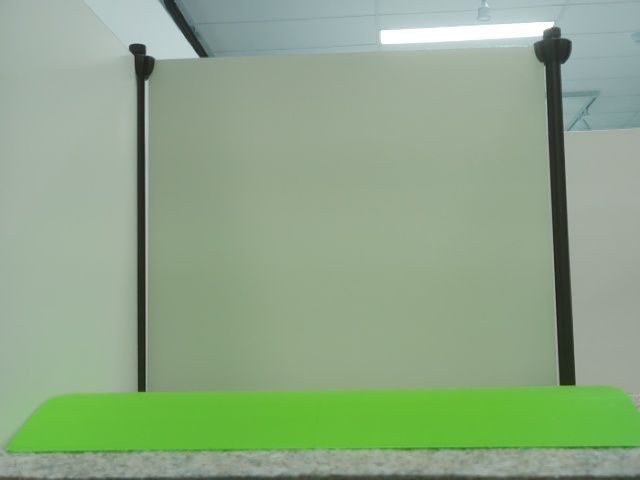
#> input picture vision/reference_images/victim/negative/victim_marker_negative_01.jpg, 640 x 480 px
$ python wall_vision_test.py --image ../vision/reference_images/victim/negative/victim_marker_negative_01.jpg
#> lines starting #> are read from the running program, lines starting #| are printed output that depends on the picture; after the words box and inside, x2 and y2 are one past the last pixel; in counts of white or black regions, pixels touching at a corner belong together
### Robot_Code/wallvision.py
"""Wall detection from the camera -- the sonars' complement.

The sonars read one number each, close up, and miss anything that isn't square-on or
soft. The camera is the opposite: it can't see a wall's base nearer than the bottom
row of the frame allows (about 27 cm for a level camera 10 cm up with a 41 deg
vertical field), but it sees the whole corridor beyond that in one frame, 20 times a
second -- both walls at once, their distance, and which way the robot is pointing
against them.

HOW: the walls are neutral white panels, the floor is warm beige carpet -- so the test
is saturation (carpet ~35, walls ~7-25), not brightness, which shadow ruins. In each
image column the lowest wall-coloured run is the wall/floor boundary. That row is on the floor, so with the camera
height and tilt it fixes a ground point (forward Z, right X) exactly -- the same
geometry the victim ranging uses. Then:

  * FRONT: the boundary in the middle columns is the wall ahead. If the wall is
    closer than the bottom row can see, those columns are bright to the bottom edge
    and front_close is set instead of a distance.
  * SIDES: the boundary points on each half of the image all lie on that side wall,
    so a line fit X = a + b*Z gives its distance (a) and its angle to the robot's
    heading (b) -- from one frame, with no motion needed. Points from a front wall in
    the same half are thrown out by the line fit (RANSAC).

Pure numpy + OpenCV, no hardware, so it runs on a laptop. Everything that depends on
the real maze (floor and wall colours, shadows at the wall foot) is a constant below
-- tune with `python3 wall_vision_test.py` on the actual field.
"""

import math
import time
from dataclasses import dataclass
from typing import Optional

import cv2
import numpy as np

# --- appearance: TUNE on the real maze ----------------------------------------
# Measured on a photo from the real maze (white panels, beige carpet, uneven light):
#     carpet   V 117-148   S 31-38      walls (lit or shaded)   V 140-189   S 7-19
# Brightness can't separate them -- a shaded wall (V~144) is as dark as the carpet --
# but saturation can: the carpet is warm, the walls are neutral. So the test is mostly
# "not colourful", with V_MIN only there to throw out the black posts and the gaps.
WALL_V_MIN = 90             # at least this bright (HSV value, 0-255): drops the posts
WALL_S_MAX = 28             # ...and at most this colourful (HSV saturation, 0-255).
                            # Carpet reads ~33-40, a warm-lit wall ~25. If carpet leaks
                            # into the mask lower this; if walls drop out raise it.
MIN_RUN_PX = 4              # a wall is this many bright rows in a row (kills specks)
BOTTOM_TALL = 0.85          # a bright patch touching the bottom of the frame is only a
                            # wall if it's this much of the way up to the horizon: a wall
                            # that close fills the frame, glare or the robot's own chassis
                            # doesn't. (A bright floor patch / chassis = a phantom wall.)
POST_GAP_PX = 5             # dark posts every panel cut the wall into strips; gaps
                            # this narrow (at WORK_WIDTH) are bridged
WORK_WIDTH = 160            # frames are shrunk to this wide first: plenty for the
                            # geometry, and keeps it to a few ms on the Pi

# --- what the numbers mean -----------------------------------------------------
MAX_RANGE_M = 1.0           # boundary points further than this are too coarse to use
FRONT_HALF_DEG = 12.0       # middle columns that count as "straight ahead"
FRONT_CLOSE_FRACTION = 0.6  # of those, this many bright to the bottom = wall is close
FRONT_MIN_FRACTION = 0.25   # ...or this many with a boundary, to trust a distance
                            # (posts and shadows knock holes in a wall's boundary)
SIDE_MIN_DEG = 6.0          # side fits use columns at least this far off the nose
SIDE_INLIER_M = 0.015       # a boundary point this near the fitted line is on the wall
SIDE_MIN_POINTS = 6
SIDE_MIN_SPREAD_M = 0.06    # ...spread over at least this much forward distance
SIDE_MAX_SLOPE = 0.45       # a wall more than ~24 deg off the heading isn't "alongside"
SIDE_MAX_DIST_M = 0.25      # a "side wall" further out than this is the NEXT corridor's:
                            # half a cell is 14 cm, so 25 leaves room to be well off centre
YAW_AGREE_RAD = 0.10        # the two side walls' angles must agree to within ~6 deg
FRONT_LINE_DEG = 22.0       # columns this far off the nose can be on the wall ahead
FRONT_LINE_MIN_POINTS = 8   # a front wall's angle needs this many boundary points...
FRONT_LINE_MIN_SPREAD_M = 0.10   # ...spread this far sideways


@dataclass
class WallView:
    """What one frame says about the walls. None means "no wall found", which is not
    the same as "open" -- the camera only ever vouches for walls it sees."""
    t: float                         # time.monotonic() of the frame
    front_close: bool                # wall ahead closer than the camera can range
    front_m: Optional[float]         # ground distance, camera to wall ahead
    left_m: Optional[float]          # perpendicular distance, camera to left wall
    right_m: Optional[float]
    left_slope: Optional[float]      # d(distance)/d(forward): + = wall falling away
    right_slope: Optional[float]
    columns: int = 0                 # columns with a usable boundary (debug)
    # How far the robot is turned from the walls, rad, + = turned LEFT of them. From
    # the side walls' slopes, else the line of the wall ahead; None if neither is
    # seen well enough. Walls are on the maze grid, so this is the robot's heading
    # error against the grid, measured -- not integrated from the encoders.
    yaw_rad: Optional[float] = None
    yaw_src: Optional[str] = None    # "walls", "wall" (one side) or "front"

    def age(self, now=None):
        return (time.monotonic() if now is None else now) - self.t


class WallCamera:
    """Turns a BGR frame into a WallView."""

    def __init__(self, height_m, tilt_deg, hfov_deg, vfov_deg, width=WORK_WIDTH):
#> in main, frame is the input picture: shape (480, 640, 3); mean B, G, R 135.8, 167.2, 142.6
        self.h = height_m
        self.tilt = math.radians(tilt_deg)
        self.hfov, self.vfov = hfov_deg, vfov_deg
        self.width = width
        self._rng = np.random.default_rng(0)
        self._kernel = np.ones((MIN_RUN_PX, 1), np.uint8)
        self._open = np.ones((3, 3), np.uint8)
        self._bridge = np.ones((1, POST_GAP_PX), np.uint8)
        self._geom = None            # (W, H) the cached ray table was built for
        # for the debug overlay: boundary points in full-frame pixels
        self.last_boundary = None

    # -- geometry --------------------------------------------------------------
    def _rays(self, W, H):
        """Per-column ray terms, cached: lateral slope dx, and for any boundary row v
        the down/forward components follow from dy."""
        if self._geom != (W, H):
            fx = (W / 2.0) / math.tan(math.radians(self.hfov) / 2.0)
            fy = (H / 2.0) / math.tan(math.radians(self.vfov) / 2.0)
            self.fx, self.fy = fx, fy
            self.dx = (np.arange(W) + 0.5 - W / 2.0) / fx
            self._geom = (W, H)
        return self.dx

    def ground_point(self, dx, v, H):
        """Ground (forward Z, right X) for pixel column slope `dx` and pixel-edge row
        `v`, plus whether the ray actually reaches the floor."""
        dy = (np.asarray(v, dtype=float) - H / 2.0) / self.fy
        c, s = math.cos(self.tilt), math.sin(self.tilt)
        down = dy * c + s                       # camera looks down by `tilt`
        fwd = c - dy * s
        ok = down > 1e-3
        t = np.where(ok, self.h / np.where(ok, down, 1.0), 0.0)
        return t * fwd, t * dx, ok

    # -- the one call ----------------------------------------------------------
    def look(self, frame):
        h0, w0 = frame.shape[:2]
        W = self.width
        H = max(8, int(round(h0 * W / w0)))
        small = cv2.resize(frame, (W, H), interpolation=cv2.INTER_AREA)
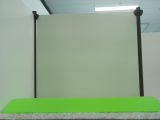
#> small: shape (120, 160, 3); mean B, G, R 135.8, 167.2, 142.6
        hsv = cv2.cvtColor(small, cv2.COLOR_BGR2HSV)
#> hsv: shape (120, 160, 3); mean H, S, V 57.1, 50.5, 167.2
        mask = ((hsv[:, :, 2] >= WALL_V_MIN) & (hsv[:, :, 1] <= WALL_S_MAX))
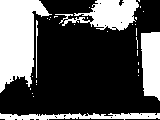
#> mask: shape (120, 160) bool; 32.8% white; 31 white regions (26 under 20 px), largest, box (x1, y1, x2, y2) and area: (0, 0, 52, 93) 2913, (55, 0, 139, 31) 1330, (141, 32, 160, 101) 1138, (0, 113, 160, 120) 786, (36, 20, 38, 78) 70
        mask = cv2.morphologyEx(mask.astype(np.uint8), cv2.MORPH_OPEN, self._open)
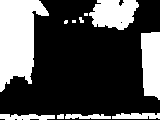
#> mask: shape (120, 160); values 0 (black) and 1 (white), 30.8% white; 11 white regions (3 under 20 px), largest, box (x1, y1, x2, y2) and area: (0, 0, 49, 92) 2883, (141, 32, 160, 100) 1135, (89, 0, 139, 30) 1107
        mask = cv2.morphologyEx(mask, cv2.MORPH_CLOSE, self._bridge)   # across the posts
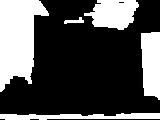
#> mask: shape (120, 160); values 0 (black) and 1 (white), 31.5% white; 5 white regions, box (x1, y1, x2, y2) and area: (0, 0, 49, 92) 2900, (84, 0, 139, 30) 1147, (141, 32, 160, 100) 1135, (0, 113, 160, 120) 787, (64, 17, 84, 24) 71
        mask = self._drop_bottom_patches(mask)
        # run[y, x] true when the MIN_RUN_PX rows ending at y are all wall
        run = cv2.erode(mask, self._kernel, anchor=(0, MIN_RUN_PX - 1)) > 0

        dx = self._rays(W, H)
        has_wall = run.any(axis=0)
        last = H - 1 - np.argmax(run[::-1, :], axis=0)   # lowest wall row per column
        reaches_bottom = run[H - 1, :]
        v_edge = last + 1.0                              # floor starts below that row
        Z, X, on_floor = self.ground_point(dx, v_edge, H)
        usable = has_wall & ~reaches_bottom & on_floor & (Z <= MAX_RANGE_M) & (Z > 0)

        bearing = np.degrees(np.arctan(dx))
        # ---- front ----
        centre = np.abs(bearing) <= FRONT_HALF_DEG
        n_centre = max(1, int(centre.sum()))
        close = bool((reaches_bottom & centre).sum() / n_centre >= FRONT_CLOSE_FRACTION)
        # ---- sides ----
        left = self._side(Z, -X, usable & (bearing <= -SIDE_MIN_DEG))
        right = self._side(Z, X, usable & (bearing >= SIDE_MIN_DEG))

        # ---- front distance, from the middle columns -- but not the far ends of the
        # side walls, which converge into them down a long corridor ----
        front = None
        if not close:
            ahead = usable & centre
            for side in (left, right):
                if side:
                    ahead[side[2]] = False
            z = Z[ahead]
            if len(z) / n_centre >= FRONT_MIN_FRACTION:
                front = float(np.median(z))

        yaw, src = self._yaw(left, right, Z, X, usable, bearing)

        sx = (np.arange(W) + 0.5) * (w0 / W)
        self.last_boundary = (sx[usable], v_edge[usable] * (h0 / H))
        return WallView(time.monotonic(), close, front,
                        left[0] if left else None, right[0] if right else None,
                        left[1] if left else None, right[1] if right else None,
                        int(usable.sum()), yaw, src)

    @staticmethod
    def _drop_bottom_patches(mask):
        """Clear bright runs rising from the bottom edge that stop short of the horizon.

        A wall within ~21 cm of the lens fills the frame from the bottom edge to the top,
        so its bright run reaches the horizon (the middle row, level camera). Anything that
        starts at the bottom edge and ends before that isn't a wall: it's glare on the
        floor, or part of the robot. Left in, it reads as "a wall right in front" and the
        nav marks a phantom.
        """
        H = mask.shape[0]
        horizon = H // 2
        dark_from_bottom = mask[::-1, :] == 0
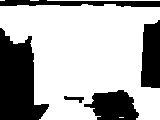
#> dark_from_bottom: shape (120, 160) bool; 68.5% white; 5 black regions, box (x1, y1, x2, y2) and area: (0, 28, 49, 120) 2900, (84, 90, 139, 120) 1147, (141, 20, 160, 88) 1135, (0, 0, 160, 7) 787, (64, 96, 84, 103) 71
        run = np.where(dark_from_bottom.any(axis=0), np.argmax(dark_from_bottom, axis=0), H)
#> run = 160 values, max 6 at index 5, min 0 at index 0, mean 1.11
        patch = (run > 0) & (run < BOTTOM_TALL * (H - horizon))
        if patch.any():
            rows = np.arange(H)[:, None]
            mask = mask.copy()
            mask[(rows >= (H - run)[None, :]) & patch[None, :]] = 0
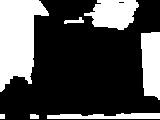
#> mask: shape (120, 160); values 0 (black) and 1 (white), 30.5% white; 7 white regions, largest, box (x1, y1, x2, y2) and area: (0, 0, 49, 92) 2900, (84, 0, 139, 30) 1147, (141, 32, 160, 100) 1135
        return mask

    def _yaw(self, left, right, Z, X, usable, bearing):
        """Robot yaw against the walls: from the side walls if seen, else the wall ahead.

        A side wall's distance changes along it by slope b: turned left, the left wall
        closes in ahead (b < 0) and the right falls away (b > 0). So yaw = -atan(b_left)
        = +atan(b_right). Two walls that disagree mean something's wrong -- say nothing.
        """
        yaws = []
        if left:
            yaws.append(-math.atan(left[1]))
        if right:
            yaws.append(math.atan(right[1]))
        if len(yaws) == 2:
            if abs(yaws[0] - yaws[1]) <= YAW_AGREE_RAD:
                return float(sum(yaws) / 2.0), "walls"
        elif len(yaws) == 1:
            return float(yaws[0]), "wall"
        if len(yaws) == 2:
            return None, None
        # no side walls: the line of the wall ahead. Turned left, the wall's right-hand
        # end is nearer: Z = z0 + m*X  with  yaw = -atan(m).
        sel = usable & (np.abs(bearing) <= FRONT_LINE_DEG)
        idx = np.flatnonzero(sel)
        z, x = Z[sel], X[sel]
        n = len(z)
        if n < FRONT_LINE_MIN_POINTS:
            return None, None
        best = None
        for _ in range(40):
            i, j = self._rng.choice(n, 2, replace=False)
            if abs(x[i] - x[j]) < 0.03:
                continue
            m = (z[j] - z[i]) / (x[j] - x[i])
            if abs(m) > SIDE_MAX_SLOPE:
                continue
            inl = np.abs(z - (z[i] + m * (x - x[i]))) <= SIDE_INLIER_M
            if best is None or inl.sum() > best.sum():
                best = inl
        if best is None or best.sum() < FRONT_LINE_MIN_POINTS:
            return None, None
        xi, zi = x[best], z[best]
        if xi.max() - xi.min() < FRONT_LINE_MIN_SPREAD_M:
            return None, None
        m, _ = np.polyfit(xi, zi, 1)
        return float(-math.atan(m)), "front"

    def _side(self, Z, dist, sel):
        """Fit |X| = a + b*Z through the boundary points on one side.

        Returns (perpendicular distance camera->wall, slope b, indices of the columns on
        the line) or None. RANSAC, because
        the points can include a front wall's, which sit on a different line.
        """
        idx = np.flatnonzero(sel)
        z, d = Z[sel], dist[sel]
        n = len(z)
        if n < SIDE_MIN_POINTS:
            return None
        best = None
        for _ in range(40):
            i, j = self._rng.choice(n, 2, replace=False)
            if abs(z[i] - z[j]) < 0.02:
                continue
            b = (d[j] - d[i]) / (z[j] - z[i])
            if abs(b) > SIDE_MAX_SLOPE:
                continue
            a = d[i] - b * z[i]
            inl = np.abs(d - (a + b * z)) <= SIDE_INLIER_M
            if best is None or inl.sum() > best.sum():
                best = inl
        if best is None or best.sum() < SIDE_MIN_POINTS:
            return None
        zi, di = z[best], d[best]
        if zi.max() - zi.min() < SIDE_MIN_SPREAD_M:
            return None
        b, a = np.polyfit(zi, di, 1)
        if abs(b) > SIDE_MAX_SLOPE or a <= 0 or a / math.sqrt(1.0 + b * b) > SIDE_MAX_DIST_M:
            return None
        return float(a / math.sqrt(1.0 + b * b)), float(b), idx[best]

    # -- debug -----------------------------------------------------------------
    def annotate(self, frame, view):
        """Draw the boundary it found and the numbers on a copy of the frame."""
        out = frame.copy()
        if self.last_boundary is not None:
            for x, y in zip(*self.last_boundary):
                cv2.circle(out, (int(x), int(y)), 2, (0, 255, 255), -1)

        def cm(v):
            return "--" if v is None else f"{v * 100:.0f}"
        front = "CLOSE" if view.front_close else cm(view.front_m)
        yaw = "" if view.yaw_rad is None else f"  yaw {math.degrees(view.yaw_rad):+.1f}deg"
        cv2.putText(out, f"wall cam  L {cm(view.left_m)}  F {front}  R {cm(view.right_m)} cm{yaw}",
                    (6, 18), cv2.FONT_HERSHEY_SIMPLEX, 0.5, (0, 255, 0), 1, cv2.LINE_AA)
        return out

### Robot_Code/wall_vision_test.py
"""Check the camera's wall detection on the real maze, and tune it.

    python3 wall_vision_test.py              # live: prints what it sees, ~4x a second
    python3 wall_vision_test.py --save       # also saves frame + mask + overlay to runs/
    python3 wall_vision_test.py --image x.jpg  # analyse a saved picture instead

Stand the robot dead centre in a cell with walls on both sides and look down the
corridor. You should see  L ~14  R ~14  (cm, half a cell) and F the distance to the
far wall. The yellow dots in the overlay should sit along the bottom edge of each wall.

If it's wrong, the saved *_mask.png shows what it took for wall (white):
  * carpet shows up white            -> lower WALL_S_MAX (in wallvision.py)
  * wall has holes / drops out       -> raise WALL_S_MAX, or lower WALL_V_MIN
  * boundary reads too far           -> a shadow at the wall foot; raise WALL_S_MAX
  * L and R differ when centred      -> camera is off-centre or tilted (check
                                        CAMERA_TILT_DEG / CAMERA_HEIGHT_M)
"""

import argparse
import os
import sys
import time

sys.path.insert(0, os.path.dirname(os.path.abspath(__file__)))
_ROOT = os.path.dirname(os.path.dirname(os.path.abspath(__file__)))
sys.path.insert(0, os.path.join(_ROOT, "vision"))

import cv2
import numpy as np

import wallvision as W
from camera_capture_v2_0 import (CAMERA_HEIGHT_M, CAMERA_TILT_DEG, HORIZONTAL_FOV_DEG,
                                 VERTICAL_FOV_DEG)

RUNS = os.path.join(os.path.dirname(os.path.abspath(__file__)), "runs")


def describe(view):
    def cm(v):
        return "  --" if v is None else f"{v * 100:4.0f}"
    front = " CLOSE" if view.front_close else cm(view.front_m)
    slope = lambda s: "  --" if s is None else f"{s:+.2f}"
    return (f"L {cm(view.left_m)}  F {front}  R {cm(view.right_m)} cm   "
            f"slopes L {slope(view.left_slope)} R {slope(view.right_slope)}   "
            f"{view.columns} boundary pts")


def mask_of(frame):
    small = cv2.resize(frame, (W.WORK_WIDTH, int(frame.shape[0] * W.WORK_WIDTH / frame.shape[1])),
                       interpolation=cv2.INTER_AREA)
    hsv = cv2.cvtColor(small, cv2.COLOR_BGR2HSV)
    m = (hsv[:, :, 2] >= W.WALL_V_MIN) & (hsv[:, :, 1] <= W.WALL_S_MAX)
    return cv2.resize((m * 255).astype(np.uint8), (frame.shape[1], frame.shape[0]),
                      interpolation=cv2.INTER_NEAREST)


def save(frame, view, wc, tag):
    os.makedirs(RUNS, exist_ok=True)
    base = os.path.join(RUNS, f"wall_{tag}")
    cv2.imwrite(base + "_frame.jpg", frame)
    cv2.imwrite(base + "_mask.png", mask_of(frame))
    cv2.imwrite(base + "_overlay.jpg", wc.annotate(frame, view))
    print(f"   saved {base}_frame.jpg / _mask.png / _overlay.jpg")


def main():
    ap = argparse.ArgumentParser()
    ap.add_argument("--image", help="analyse this picture instead of the camera")
    ap.add_argument("--save", action="store_true", help="save frame, mask and overlay")
    args = ap.parse_args()

    wc = W.WallCamera(CAMERA_HEIGHT_M, CAMERA_TILT_DEG, HORIZONTAL_FOV_DEG, VERTICAL_FOV_DEG)
    print(f"camera {CAMERA_HEIGHT_M * 100:.0f} cm up, tilt {CAMERA_TILT_DEG} deg, "
          f"{HORIZONTAL_FOV_DEG} x {VERTICAL_FOV_DEG} deg   "
          f"wall = V >= {W.WALL_V_MIN} and S <= {W.WALL_S_MAX}")

    if args.image:
        frame = cv2.imread(args.image)
        if frame is None:
            raise SystemExit(f"can't read {args.image}")
        view = wc.look(frame)
#> in look, `run = cv2.erode(mask, self._kernel, anchor=(0, MIN_RUN_PX - 1)) > 0`:
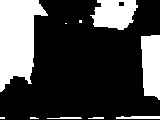
#> run: shape (120, 160) bool; 27.3% white; 10 white regions (4 under 20 px), largest, box (x1, y1, x2, y2) and area: (0, 0, 48, 92) 2861, (141, 35, 160, 100) 1078, (90, 0, 138, 30) 1054, (116, 116, 160, 119) 120, (47, 117, 82, 119) 56, (88, 117, 104, 119) 27
#> (the rest of the program and of its run is left out)
